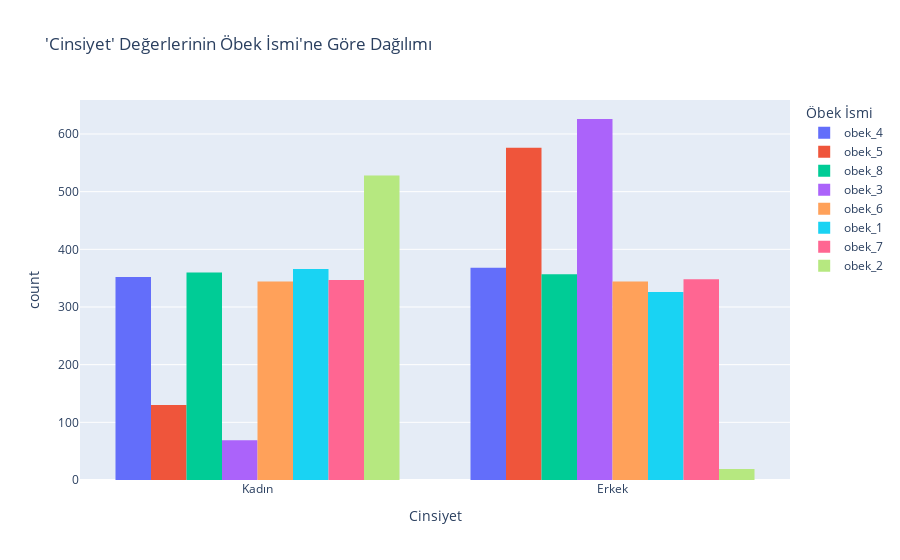
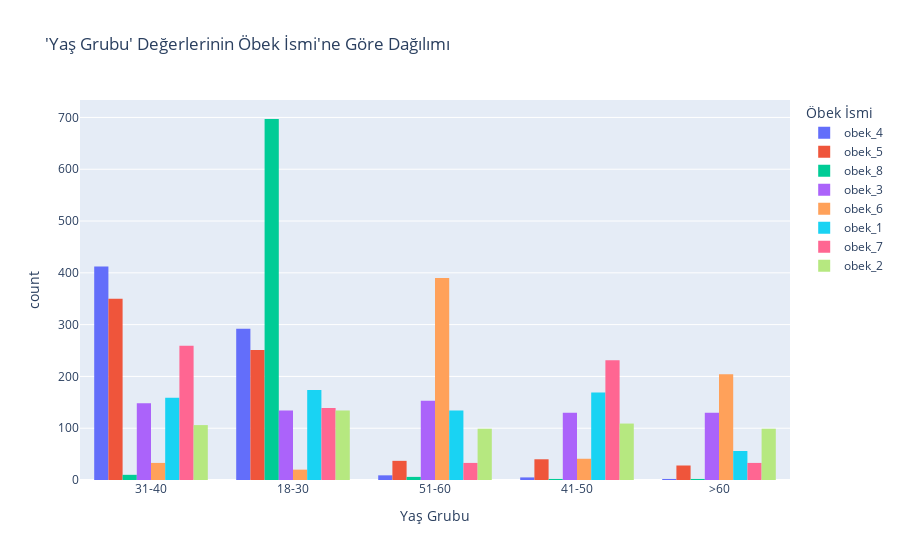
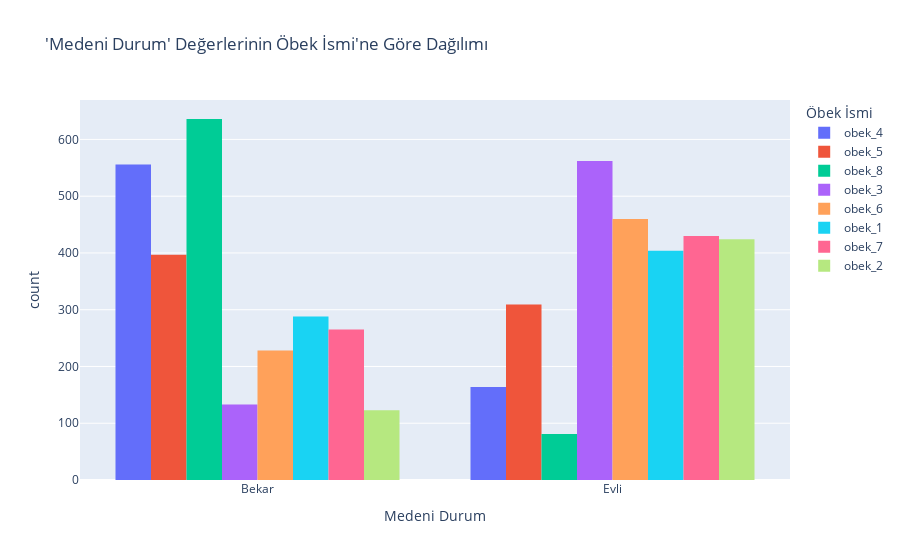
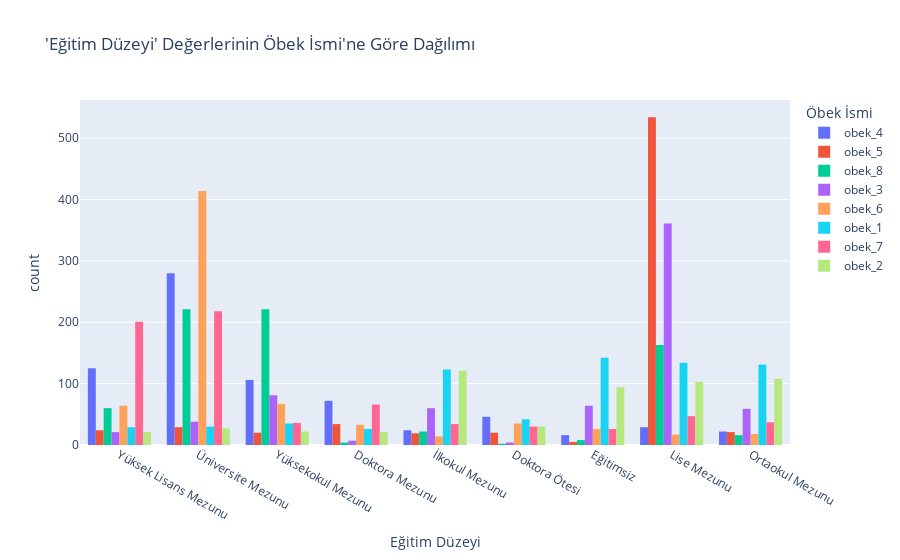

Notebook code for these charts, in order:
### Code cell
df=train.copy()

categorical_columns = [
    'Cinsiyet', 'Yaş Grubu', 'Medeni Durum', 'Eğitim Düzeyi',
    'İstihdam Durumu', 'Yaşadığı Şehir', 'En Çok İlgilendiği Ürün Grubu',
    'Eğitime Devam Etme Durumu'
]

# Her bir kategorik sütun için histogram oluşturma
for col in categorical_columns:
    # Histogram figürünü oluştur
    fig = px.histogram(
        df,
        x=col,
        color="Öbek İsmi",
        barmode="group",
        title=f"'{col}' Değerlerinin Öbek İsmi'ne Göre Dağılımı"
    )
    
    # Histogram figürünü göster
    fig.show()

### Figure 1 — Plotly figure (JSON) as saved in the notebook; plotly's stock layout.template omitted (floating-point values rounded to 4 significant figures; data arrays with more than 128 entries replaced by an {"elided": "..."} marker saying what was removed)
{"data": [{"alignmentgroup": "True", "bingroup": "x", "hovertemplate": "Öbek İsmi=obek_4<br>Cinsiyet=%{x}<br>count=%{y}<extra></extra>", "legendgroup": "obek_4", "marker": {"color": "#636efa", "pattern": {"shape": ""}}, "name": "obek_4", "offsetgroup": "obek_4", "orientation": "v", "showlegend": true, "type": "histogram", "x": {"elided": "720 str values"}, "xaxis": "x", "yaxis": "y"}, {"alignmentgroup": "True", "bingroup": "x", "hovertemplate": "Öbek İsmi=obek_5<br>Cinsiyet=%{x}<br>count=%{y}<extra></extra>", "legendgroup": "obek_5", "marker": {"color": "#EF553B", "pattern": {"shape": ""}}, "name": "obek_5", "offsetgroup": "obek_5", "orientation": "v", "showlegend": true, "type": "histogram", "x": {"elided": "706 str values"}, "xaxis": "x", "yaxis": "y"}, {"alignmentgroup": "True", "bingroup": "x", "hovertemplate": "Öbek İsmi=obek_8<br>Cinsiyet=%{x}<br>count=%{y}<extra></extra>", "legendgroup": "obek_8", "marker": {"color": "#00cc96", "pattern": {"shape": ""}}, "name": "obek_8", "offsetgroup": "obek_8", "orientation": "v", "showlegend": true, "type": "histogram", "x": {"elided": "717 str values"}, "xaxis": "x", "yaxis": "y"}, {"alignmentgroup": "True", "bingroup": "x", "hovertemplate": "Öbek İsmi=obek_3<br>Cinsiyet=%{x}<br>count=%{y}<extra></extra>", "legendgroup": "obek_3", "marker": {"color": "#ab63fa", "pattern": {"shape": ""}}, "name": "obek_3", "offsetgroup": "obek_3", "orientation": "v", "showlegend": true, "type": "histogram", "x": {"elided": "695 str values"}, "xaxis": "x", "yaxis": "y"}, {"alignmentgroup": "True", "bingroup": "x", "hovertemplate": "Öbek İsmi=obek_6<br>Cinsiyet=%{x}<br>count=%{y}<extra></extra>", "legendgroup": "obek_6", "marker": {"color": "#FFA15A", "pattern": {"shape": ""}}, "name": "obek_6", "offsetgroup": "obek_6", "orientation": "v", "showlegend": true, "type": "histogram", "x": {"elided": "688 str values"}, "xaxis": "x", "yaxis": "y"}, {"alignmentgroup": "True", "bingroup": "x", "hovertemplate": "Öbek İsmi=obek_1<br>Cinsiyet=%{x}<br>count=%{y}<extra></extra>", "legendgroup": "obek_1", "marker": {"color": "#19d3f3", "pattern": {"shape": ""}}, "name": "obek_1", "offsetgroup": "obek_1", "orientation": "v", "showlegend": true, "type": "histogram", "x": {"elided": "692 str values"}, "xaxis": "x", "yaxis": "y"}, {"alignmentgroup": "True", "bingroup": "x", "hovertemplate": "Öbek İsmi=obek_7<br>Cinsiyet=%{x}<br>count=%{y}<extra></extra>", "legendgroup": "obek_7", "marker": {"color": "#FF6692", "pattern": {"shape": ""}}, "name": "obek_7", "offsetgroup": "obek_7", "orientation": "v", "showlegend": true, "type": "histogram", "x": {"elided": "695 str values"}, "xaxis": "x", "yaxis": "y"}, {"alignmentgroup": "True", "bingroup": "x", "hovertemplate": "Öbek İsmi=obek_2<br>Cinsiyet=%{x}<br>count=%{y}<extra></extra>", "legendgroup": "obek_2", "marker": {"color": "#B6E880", "pattern": {"shape": ""}}, "name": "obek_2", "offsetgroup": "obek_2", "orientation": "v", "showlegend": true, "type": "histogram", "x": {"elided": "547 str values"}, "xaxis": "x", "yaxis": "y"}], "layout": {"barmode": "group", "legend": {"title": {"text": "Öbek İsmi"}, "tracegroupgap": 0}, "title": {"text": "'Cinsiyet' Değerlerinin Öbek İsmi'ne Göre Dağılımı"}, "xaxis": {"anchor": "y", "domain": [0, 1], "title": {"text": "Cinsiyet"}}, "yaxis": {"anchor": "x", "domain": [0, 1], "title": {"text": "count"}}}}

### Figure 2 — Plotly figure (JSON) as saved in the notebook; plotly's stock layout.template omitted (floating-point values rounded to 4 significant figures; data arrays with more than 128 entries replaced by an {"elided": "..."} marker saying what was removed)
{"data": [{"alignmentgroup": "True", "bingroup": "x", "hovertemplate": "Öbek İsmi=obek_4<br>Yaş Grubu=%{x}<br>count=%{y}<extra></extra>", "legendgroup": "obek_4", "marker": {"color": "#636efa", "pattern": {"shape": ""}}, "name": "obek_4", "offsetgroup": "obek_4", "orientation": "v", "showlegend": true, "type": "histogram", "x": {"elided": "720 str values"}, "xaxis": "x", "yaxis": "y"}, {"alignmentgroup": "True", "bingroup": "x", "hovertemplate": "Öbek İsmi=obek_5<br>Yaş Grubu=%{x}<br>count=%{y}<extra></extra>", "legendgroup": "obek_5", "marker": {"color": "#EF553B", "pattern": {"shape": ""}}, "name": "obek_5", "offsetgroup": "obek_5", "orientation": "v", "showlegend": true, "type": "histogram", "x": {"elided": "706 str values"}, "xaxis": "x", "yaxis": "y"}, {"alignmentgroup": "True", "bingroup": "x", "hovertemplate": "Öbek İsmi=obek_8<br>Yaş Grubu=%{x}<br>count=%{y}<extra></extra>", "legendgroup": "obek_8", "marker": {"color": "#00cc96", "pattern": {"shape": ""}}, "name": "obek_8", "offsetgroup": "obek_8", "orientation": "v", "showlegend": true, "type": "histogram", "x": {"elided": "717 str values"}, "xaxis": "x", "yaxis": "y"}, {"alignmentgroup": "True", "bingroup": "x", "hovertemplate": "Öbek İsmi=obek_3<br>Yaş Grubu=%{x}<br>count=%{y}<extra></extra>", "legendgroup": "obek_3", "marker": {"color": "#ab63fa", "pattern": {"shape": ""}}, "name": "obek_3", "offsetgroup": "obek_3", "orientation": "v", "showlegend": true, "type": "histogram", "x": {"elided": "695 str values"}, "xaxis": "x", "yaxis": "y"}, {"alignmentgroup": "True", "bingroup": "x", "hovertemplate": "Öbek İsmi=obek_6<br>Yaş Grubu=%{x}<br>count=%{y}<extra></extra>", "legendgroup": "obek_6", "marker": {"color": "#FFA15A", "pattern": {"shape": ""}}, "name": "obek_6", "offsetgroup": "obek_6", "orientation": "v", "showlegend": true, "type": "histogram", "x": {"elided": "688 str values"}, "xaxis": "x", "yaxis": "y"}, {"alignmentgroup": "True", "bingroup": "x", "hovertemplate": "Öbek İsmi=obek_1<br>Yaş Grubu=%{x}<br>count=%{y}<extra></extra>", "legendgroup": "obek_1", "marker": {"color": "#19d3f3", "pattern": {"shape": ""}}, "name": "obek_1", "offsetgroup": "obek_1", "orientation": "v", "showlegend": true, "type": "histogram", "x": {"elided": "692 str values"}, "xaxis": "x", "yaxis": "y"}, {"alignmentgroup": "True", "bingroup": "x", "hovertemplate": "Öbek İsmi=obek_7<br>Yaş Grubu=%{x}<br>count=%{y}<extra></extra>", "legendgroup": "obek_7", "marker": {"color": "#FF6692", "pattern": {"shape": ""}}, "name": "obek_7", "offsetgroup": "obek_7", "orientation": "v", "showlegend": true, "type": "histogram", "x": {"elided": "695 str values"}, "xaxis": "x", "yaxis": "y"}, {"alignmentgroup": "True", "bingroup": "x", "hovertemplate": "Öbek İsmi=obek_2<br>Yaş Grubu=%{x}<br>count=%{y}<extra></extra>", "legendgroup": "obek_2", "marker": {"color": "#B6E880", "pattern": {"shape": ""}}, "name": "obek_2", "offsetgroup": "obek_2", "orientation": "v", "showlegend": true, "type": "histogram", "x": {"elided": "547 str values"}, "xaxis": "x", "yaxis": "y"}], "layout": {"barmode": "group", "legend": {"title": {"text": "Öbek İsmi"}, "tracegroupgap": 0}, "title": {"text": "'Yaş Grubu' Değerlerinin Öbek İsmi'ne Göre Dağılımı"}, "xaxis": {"anchor": "y", "domain": [0, 1], "title": {"text": "Yaş Grubu"}}, "yaxis": {"anchor": "x", "domain": [0, 1], "title": {"text": "count"}}}}

### Figure 3 — Plotly figure (JSON) as saved in the notebook; plotly's stock layout.template omitted (floating-point values rounded to 4 significant figures; data arrays with more than 128 entries replaced by an {"elided": "..."} marker saying what was removed)
{"data": [{"alignmentgroup": "True", "bingroup": "x", "hovertemplate": "Öbek İsmi=obek_4<br>Medeni Durum=%{x}<br>count=%{y}<extra></extra>", "legendgroup": "obek_4", "marker": {"color": "#636efa", "pattern": {"shape": ""}}, "name": "obek_4", "offsetgroup": "obek_4", "orientation": "v", "showlegend": true, "type": "histogram", "x": {"elided": "720 str values"}, "xaxis": "x", "yaxis": "y"}, {"alignmentgroup": "True", "bingroup": "x", "hovertemplate": "Öbek İsmi=obek_5<br>Medeni Durum=%{x}<br>count=%{y}<extra></extra>", "legendgroup": "obek_5", "marker": {"color": "#EF553B", "pattern": {"shape": ""}}, "name": "obek_5", "offsetgroup": "obek_5", "orientation": "v", "showlegend": true, "type": "histogram", "x": {"elided": "706 str values"}, "xaxis": "x", "yaxis": "y"}, {"alignmentgroup": "True", "bingroup": "x", "hovertemplate": "Öbek İsmi=obek_8<br>Medeni Durum=%{x}<br>count=%{y}<extra></extra>", "legendgroup": "obek_8", "marker": {"color": "#00cc96", "pattern": {"shape": ""}}, "name": "obek_8", "offsetgroup": "obek_8", "orientation": "v", "showlegend": true, "type": "histogram", "x": {"elided": "717 str values"}, "xaxis": "x", "yaxis": "y"}, {"alignmentgroup": "True", "bingroup": "x", "hovertemplate": "Öbek İsmi=obek_3<br>Medeni Durum=%{x}<br>count=%{y}<extra></extra>", "legendgroup": "obek_3", "marker": {"color": "#ab63fa", "pattern": {"shape": ""}}, "name": "obek_3", "offsetgroup": "obek_3", "orientation": "v", "showlegend": true, "type": "histogram", "x": {"elided": "695 str values"}, "xaxis": "x", "yaxis": "y"}, {"alignmentgroup": "True", "bingroup": "x", "hovertemplate": "Öbek İsmi=obek_6<br>Medeni Durum=%{x}<br>count=%{y}<extra></extra>", "legendgroup": "obek_6", "marker": {"color": "#FFA15A", "pattern": {"shape": ""}}, "name": "obek_6", "offsetgroup": "obek_6", "orientation": "v", "showlegend": true, "type": "histogram", "x": {"elided": "688 str values"}, "xaxis": "x", "yaxis": "y"}, {"alignmentgroup": "True", "bingroup": "x", "hovertemplate": "Öbek İsmi=obek_1<br>Medeni Durum=%{x}<br>count=%{y}<extra></extra>", "legendgroup": "obek_1", "marker": {"color": "#19d3f3", "pattern": {"shape": ""}}, "name": "obek_1", "offsetgroup": "obek_1", "orientation": "v", "showlegend": true, "type": "histogram", "x": {"elided": "692 str values"}, "xaxis": "x", "yaxis": "y"}, {"alignmentgroup": "True", "bingroup": "x", "hovertemplate": "Öbek İsmi=obek_7<br>Medeni Durum=%{x}<br>count=%{y}<extra></extra>", "legendgroup": "obek_7", "marker": {"color": "#FF6692", "pattern": {"shape": ""}}, "name": "obek_7", "offsetgroup": "obek_7", "orientation": "v", "showlegend": true, "type": "histogram", "x": {"elided": "695 str values"}, "xaxis": "x", "yaxis": "y"}, {"alignmentgroup": "True", "bingroup": "x", "hovertemplate": "Öbek İsmi=obek_2<br>Medeni Durum=%{x}<br>count=%{y}<extra></extra>", "legendgroup": "obek_2", "marker": {"color": "#B6E880", "pattern": {"shape": ""}}, "name": "obek_2", "offsetgroup": "obek_2", "orientation": "v", "showlegend": true, "type": "histogram", "x": {"elided": "547 str values"}, "xaxis": "x", "yaxis": "y"}], "layout": {"barmode": "group", "legend": {"title": {"text": "Öbek İsmi"}, "tracegroupgap": 0}, "title": {"text": "'Medeni Durum' Değerlerinin Öbek İsmi'ne Göre Dağılımı"}, "xaxis": {"anchor": "y", "domain": [0, 1], "title": {"text": "Medeni Durum"}}, "yaxis": {"anchor": "x", "domain": [0, 1], "title": {"text": "count"}}}}

### Figure 4 — Plotly figure (JSON) as saved in the notebook; plotly's stock layout.template omitted (floating-point values rounded to 4 significant figures; data arrays with more than 128 entries replaced by an {"elided": "..."} marker saying what was removed)
{"data": [{"alignmentgroup": "True", "bingroup": "x", "hovertemplate": "Öbek İsmi=obek_4<br>Eğitim Düzeyi=%{x}<br>count=%{y}<extra></extra>", "legendgroup": "obek_4", "marker": {"color": "#636efa", "pattern": {"shape": ""}}, "name": "obek_4", "offsetgroup": "obek_4", "orientation": "v", "showlegend": true, "type": "histogram", "x": {"elided": "720 str values"}, "xaxis": "x", "yaxis": "y"}, {"alignmentgroup": "True", "bingroup": "x", "hovertemplate": "Öbek İsmi=obek_5<br>Eğitim Düzeyi=%{x}<br>count=%{y}<extra></extra>", "legendgroup": "obek_5", "marker": {"color": "#EF553B", "pattern": {"shape": ""}}, "name": "obek_5", "offsetgroup": "obek_5", "orientation": "v", "showlegend": true, "type": "histogram", "x": {"elided": "706 str values"}, "xaxis": "x", "yaxis": "y"}, {"alignmentgroup": "True", "bingroup": "x", "hovertemplate": "Öbek İsmi=obek_8<br>Eğitim Düzeyi=%{x}<br>count=%{y}<extra></extra>", "legendgroup": "obek_8", "marker": {"color": "#00cc96", "pattern": {"shape": ""}}, "name": "obek_8", "offsetgroup": "obek_8", "orientation": "v", "showlegend": true, "type": "histogram", "x": {"elided": "717 str values"}, "xaxis": "x", "yaxis": "y"}, {"alignmentgroup": "True", "bingroup": "x", "hovertemplate": "Öbek İsmi=obek_3<br>Eğitim Düzeyi=%{x}<br>count=%{y}<extra></extra>", "legendgroup": "obek_3", "marker": {"color": "#ab63fa", "pattern": {"shape": ""}}, "name": "obek_3", "offsetgroup": "obek_3", "orientation": "v", "showlegend": true, "type": "histogram", "x": {"elided": "695 str values"}, "xaxis": "x", "yaxis": "y"}, {"alignmentgroup": "True", "bingroup": "x", "hovertemplate": "Öbek İsmi=obek_6<br>Eğitim Düzeyi=%{x}<br>count=%{y}<extra></extra>", "legendgroup": "obek_6", "marker": {"color": "#FFA15A", "pattern": {"shape": ""}}, "name": "obek_6", "offsetgroup": "obek_6", "orientation": "v", "showlegend": true, "type": "histogram", "x": {"elided": "688 str values"}, "xaxis": "x", "yaxis": "y"}, {"alignmentgroup": "True", "bingroup": "x", "hovertemplate": "Öbek İsmi=obek_1<br>Eğitim Düzeyi=%{x}<br>count=%{y}<extra></extra>", "legendgroup": "obek_1", "marker": {"color": "#19d3f3", "pattern": {"shape": ""}}, "name": "obek_1", "offsetgroup": "obek_1", "orientation": "v", "showlegend": true, "type": "histogram", "x": {"elided": "692 str values"}, "xaxis": "x", "yaxis": "y"}, {"alignmentgroup": "True", "bingroup": "x", "hovertemplate": "Öbek İsmi=obek_7<br>Eğitim Düzeyi=%{x}<br>count=%{y}<extra></extra>", "legendgroup": "obek_7", "marker": {"color": "#FF6692", "pattern": {"shape": ""}}, "name": "obek_7", "offsetgroup": "obek_7", "orientation": "v", "showlegend": true, "type": "histogram", "x": {"elided": "695 str values"}, "xaxis": "x", "yaxis": "y"}, {"alignmentgroup": "True", "bingroup": "x", "hovertemplate": "Öbek İsmi=obek_2<br>Eğitim Düzeyi=%{x}<br>count=%{y}<extra></extra>", "legendgroup": "obek_2", "marker": {"color": "#B6E880", "pattern": {"shape": ""}}, "name": "obek_2", "offsetgroup": "obek_2", "orientation": "v", "showlegend": true, "type": "histogram", "x": {"elided": "547 str values"}, "xaxis": "x", "yaxis": "y"}], "layout": {"barmode": "group", "legend": {"title": {"text": "Öbek İsmi"}, "tracegroupgap": 0}, "title": {"text": "'Eğitim Düzeyi' Değerlerinin Öbek İsmi'ne Göre Dağılımı"}, "xaxis": {"anchor": "y", "domain": [0, 1], "title": {"text": "Eğitim Düzeyi"}}, "yaxis": {"anchor": "x", "domain": [0, 1], "title": {"text": "count"}}}}
